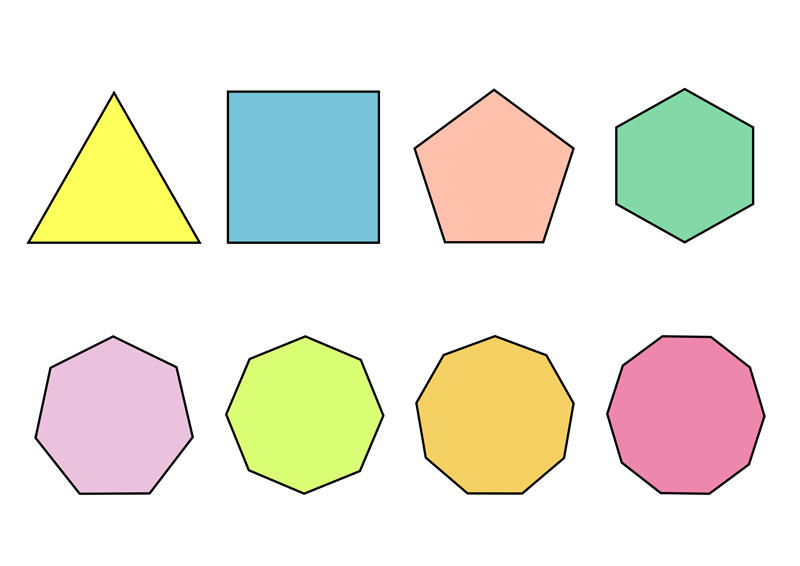
#> input picture data/Polugon-shape.png, 800 x 566 px, found by its file name
$ python shi-tomasi-corner-detector.py
#> lines starting #> are read from the running program, lines starting #| are printed output that depends on the picture; after the words box and inside, x2 and y2 are one past the last pixel; in counts of white or black regions, pixels touching at a corner belong together
import cv2 as cv
import numpy as np

img = cv.imread('data/Polugon-shape.png')
#> img is the input picture: shape (566, 800, 3); mean B, G, R 221.4, 234.2, 235.6
cv.imshow('img', img)

gray = cv.cvtColor(img, cv.COLOR_BGR2GRAY)
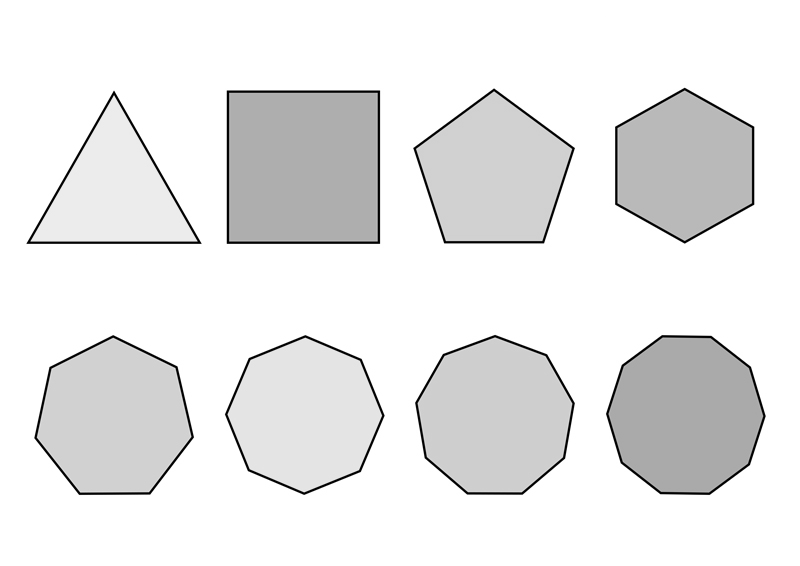
#> gray: shape (566, 800); min 0, max 255, mean 233.1

corners = cv.goodFeaturesToTrack(gray, 100, 0.01, 10) # 100-> maxCorners, 0.01-> qualityLevel, 10-> minDistance
#> corners = 52 rows, first 8: [27, 243], [200, 243], [114, 91], [227, 91], [379, 91], [378, 242], [227, 243], [444, 242]

corners = np.int0(corners) # convert the corners to integers

for i in corners:
    x, y = i.ravel() # ravel() function returns a contiguous flattened array
    cv.circle(img, (x, y), 3, (0, 0, 255), -1) # draw a circle at each corner point
#> this loop made 52 passes
#> (x, y) on passes 1 to 12: (27, 243), (200, 243), (114, 91), (227, 91), (379, 91), (378, 242), (227, 243), (444, 242), (543, 242), (574, 148), (414, 148), (753, 204)
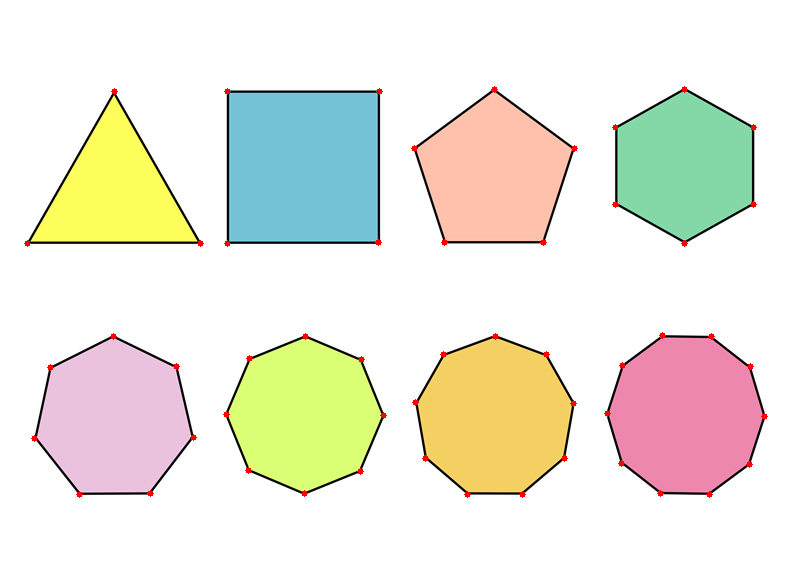
#> img: shape (566, 800, 3); 0.33% of pixels changed, all inside (x1, y1, x2, y2) = (24, 86, 768, 498)


cv.imshow('dst', img)

if cv.waitKey(0) & 0xff == ord('q'):
#> (key q is pressed here)
    cv.destroyAllWindows()


# Summary: Shi-Tomasi corner detector is a modification of Harris corner detector. It gives better results than Harris corner detector. It is also called as goodFeaturesToTrack() function. In this we can control the number of corners we want to detect. It is more appropriate for tracking.

$ run again, with data/Chess.jpg saved as data/Polugon-shape.png
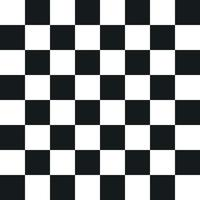
#> input picture data/Chess.jpg, 200 x 200 px, found by its file name
#> img is the input picture: shape (200, 200, 3); mean B, G, R 140.8, 140, 137.5
#> corners = 49 rows, first 8: [50, 100], [149, 99], [75, 150], [75, 50], [99, 125], [100, 74], [50, 149], [149, 50]
#> the loop `for i in corners:` made 49 passes
#> after the loop `for i in corners:`:
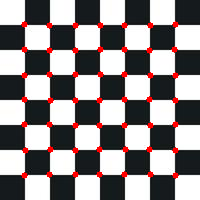
#> img: shape (200, 200, 3); 3.55% of pixels changed, all inside (x1, y1, x2, y2) = (21, 21, 179, 179)
